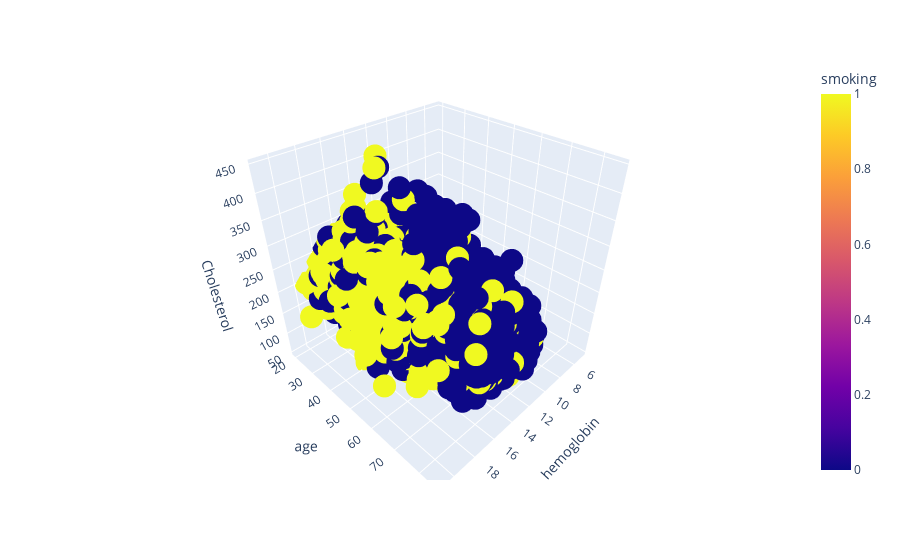

The code cell stored with this chart in its notebook:
### Code cell
fig = px.scatter_3d(df, 
                    x = "hemoglobin",
                    y = "age",
                    z = "Cholesterol",
                    color="smoking")
fig.show();

### Figure 1 — Plotly figure (JSON) as saved in the notebook; plotly's stock layout.template omitted (floating-point values rounded to 4 significant figures; data arrays with more than 128 entries replaced by an {"elided": "..."} marker saying what was removed)
{"data": [{"hovertemplate": "hemoglobin=%{x}<br>age=%{y}<br>Cholesterol=%{z}<br>smoking=%{marker.color}<extra></extra>", "legendgroup": "", "marker": {"color": {"elided": "44084 int values"}, "coloraxis": "coloraxis", "symbol": "circle"}, "mode": "markers", "name": "", "scene": "scene", "showlegend": false, "type": "scatter3d", "x": {"elided": "44084 float values"}, "y": {"elided": "44084 int values"}, "z": {"elided": "44084 float values"}}], "layout": {"coloraxis": {"colorbar": {"title": {"text": "smoking"}}, "colorscale": [[0, "#0d0887"], [0.1111, "#46039f"], [0.2222, "#7201a8"], [0.3333, "#9c179e"], [0.4444, "#bd3786"], [0.5556, "#d8576b"], [0.6667, "#ed7953"], [0.7778, "#fb9f3a"], [0.8889, "#fdca26"], [1, "#f0f921"]]}, "legend": {"tracegroupgap": 0}, "margin": {"t": 60}, "scene": {"domain": {"x": [0, 1], "y": [0, 1]}, "xaxis": {"title": {"text": "hemoglobin"}}, "yaxis": {"title": {"text": "age"}}, "zaxis": {"title": {"text": "Cholesterol"}}}}}
